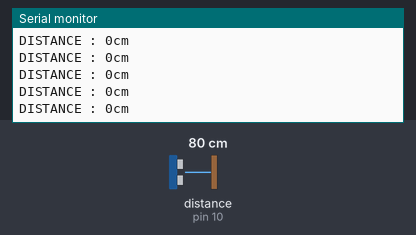
The sketch below on a simulated Arduino Uno, built with avr-gcc and run on an emulated ATmega328P. Parts: the last lines printed to the serial monitor. Inputs (shaded band) come from the test bench; at power-on: distance to the obstacle (sensor on pin 10) 80 cm. The echo pulse lasts 58.3 µs per cm.

Above: at 1.2 s.
1.3 s: distance to the obstacle (sensor on pin 10) set to 2 cm
At 1.35 s:
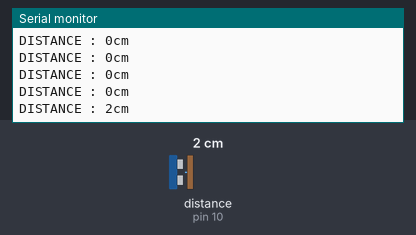
4.3 s: distance to the obstacle (sensor on pin 10) set to 4 cm
At 4.31 s:
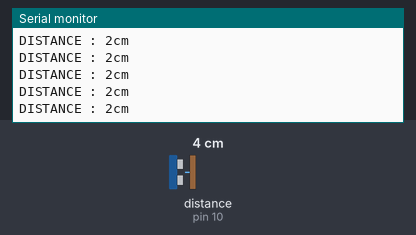
5.8 s: distance to the obstacle (sensor on pin 10) set to 2 cm
At 5.8 s:
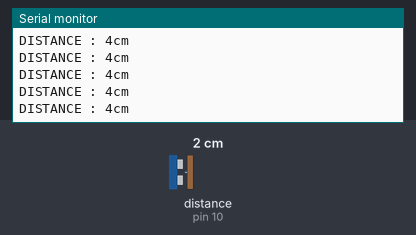
Timing chart, 0 to 8.8 s (numbered marks = the images above; inputs shaded):
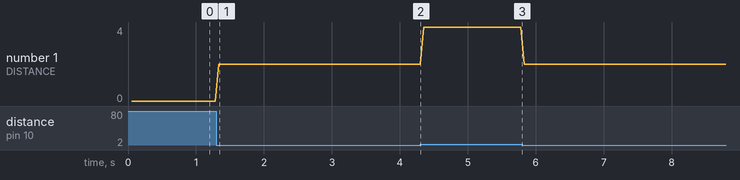

The sketch:

sonar.test.ino
```cpp
#include <NewPing.h>
#define MAX_DISTANCE 10
#define TRIGGER_PIN 9
#define ECHO_PIN 10

NewPing sonar(TRIGGER_PIN,ECHO_PIN,MAX_DISTANCE);

void setup()
{
  Serial.begin(9200);
}
void loop()
{
delay(50);
unsigned int PING = sonar.ping_cm();
Serial.println ("DISTANCE : " + String(PING) + "cm");
}
```

Measured:
- after the input at 1.3 s, the serial monitor: prints a new line at once (image 1)
- plotted number 1: 0 → 2 after the input at 1.3 s, 2 → 4 after the input at 4.3 s
